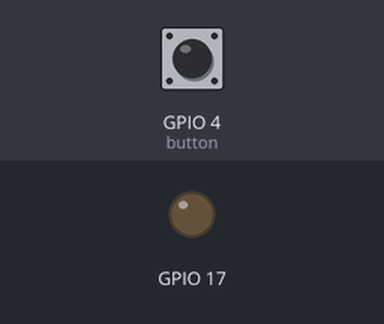
Recording of a program running on a simulated Raspberry Pi (BCM pin numbers). Parts: output pins drawn as LEDs (lit = HIGH). The inputs (shaded band) are chosen by the test bench; at power-on: GPIO 4 (button) LOW. What the program prints to the terminal is not drawn.

Above: at 1.2 s.
1.3 s: GPIO 4 (button) pulled HIGH for 1 s
At 2.0 s:
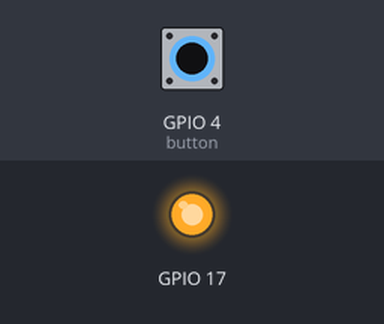
3.8 s: GPIO 4 (button) pulled HIGH for 3.2 s
At 7.5 s:
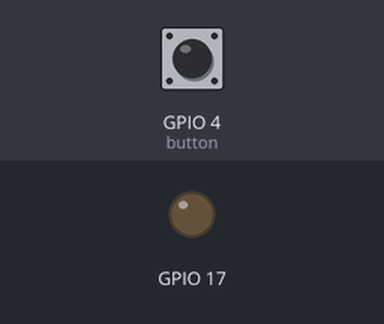
Timing chart, 0 to 9.0 s (numbered marks = the images above; inputs shaded):
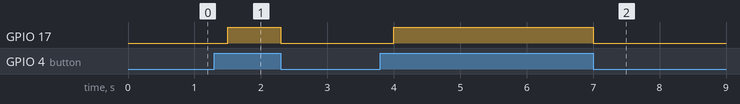

The program:

led_button.py
```python
# @author TommasoRuscica
#
# LED
#
# ----------------------

# import libraries
import RPi.GPIO as GPIO
import time

# set pin mode
GPIO.setmode(GPIO.BCM)
GPIO.setwarnings(False)

# configure channels as input or output
# button connected on pin 4.
# led connected on pin 17.
GPIO.setup(4,GPIO.IN)
GPIO.setup(17,GPIO.OUT)

# to declare multiple channel of same type
# chan_list = [11,12]
# GPIO.setup(chan_list, GPIO.OUT)

while True:
    button = GPIO.input(4)
    if button:
        print('led on')
        time.sleep(0.2)
        GPIO.output(17,True)  #or GPIO.output(17,GPIO.HIGH) or GPIO.output(17,1)
        # GPIO.output(chan_list, (GPIO.HIGH, GPIO.LOW))         # sets first HIGH and second LOW

    else:
        print('led off')
        GPIO.output(17,False)

# At the end any program, it is good practice to clean up any resources you might have used.
# This is no different with RPi.GPIO. By returning all channels you have used back to inputs with no pull up/down,
# you can avoid accidental damage to your RPi by shorting out the pins.
GPIO.cleanup()
```

Measured:
- after the input at 1.3 s, GPIO 17: LOW → HIGH after 0.20 s, → LOW 0.80 s later
- after the input at 3.8 s, GPIO 17: LOW → HIGH after 0.20 s, → LOW 3.0 s later
